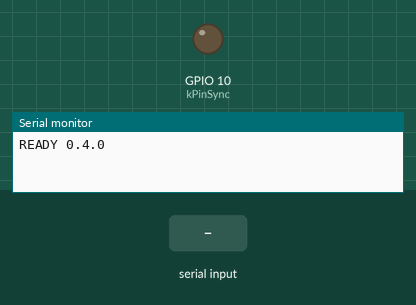
Bench run of a sketch on a simulated ESP32-S3. Parts: output pins drawn as LEDs (lit = HIGH), the last lines printed to the serial monitor. The inputs (shaded band) are chosen by the test bench. Pins used as bus, display or sensor lines are not drawn.

Above: at 0.02 s.
At 1.2 s:
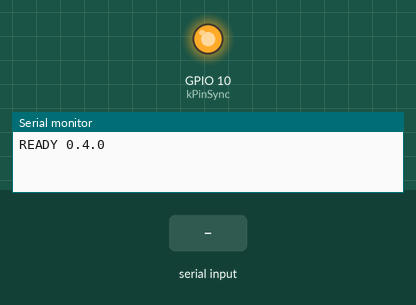
1.3 s: "TEST\n" received over Serial
At 2.5 s:
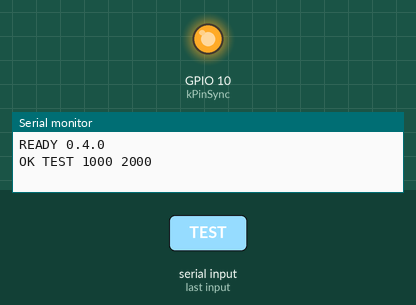
2.8 s: "PING\n" received over Serial
4.3 s: "GET\n" received over Serial
Timing chart, 0 to 7.3 s (numbered marks = the images above; inputs shaded):
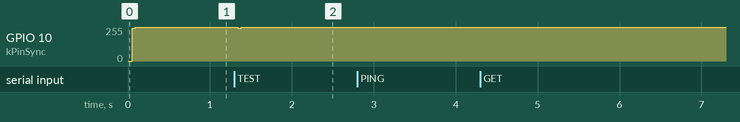

The sketch:

teensy41_piezo.ino
```cpp
// Phase 1b: bit-bang SPI to DAC8562 (breadboard-safe). NPC3 is on the bench
// but analog MOD is 0..10 V; this firmware still parks at 0 V DAC. Do not
// attach PK2JA2P1 stacks until docs/NPC3_DAC_HOOKUP.md is followed.
//
// Wiring (Teensy 4.1 3.3 V logic, not 5 V tolerant):
//   GND  -> DAC GND
//   3.3V -> DAC VCC / AVDD
//   11   -> DIN
//   13   -> SCLK
//   10   -> SYNC
//   LDAC -> DAC GND (jumper on the module)
//   CLR  -> DAC VCC (jumper on the module)
//
// On boot: both outputs 0 V DAC. Safe with no analog lead / no stacks.
// Wired into NPC3 MOD, 0 V DAC is -20 V on the amp — see
// docs/WEEKEND_NPC3_GUIDE.md. TEST = 1.000 V / 2.000 V bring-up.

#include <stdlib.h>

const char *kFwVersion = "0.4.0";

const uint8_t kPinSync = 10;
const uint8_t kPinDin = 11;
const uint8_t kPinSclk = 13;

const int kVfsMv = 2500;
const int kTestA_mV = 1000;
const int kTestB_mV = 2000;

static int g_mv[2] = {0, 0};
static bool g_clamped = false;

// DAC8562: 24-bit frame, sample DIN on falling SCLK, SCLK idle low.
static void dacWrite(uint8_t cmd, uint16_t data) {
  uint32_t frame = ((uint32_t)cmd << 16) | data;

  digitalWrite(kPinSclk, LOW);
  digitalWrite(kPinSync, LOW);
  delayMicroseconds(2);

  for (int i = 23; i >= 0; --i) {
    digitalWrite(kPinDin, (frame >> i) & 1);
    delayMicroseconds(2);
    digitalWrite(kPinSclk, HIGH);
    delayMicroseconds(2);
    digitalWrite(kPinSclk, LOW);
    delayMicroseconds(2);
  }

  delayMicroseconds(2);
  digitalWrite(kPinSync, HIGH);
  digitalWrite(kPinDin, LOW);
  delayMicroseconds(10);
}

static uint16_t mvToCode(int mv) {
  if (mv < 0) {
    mv = 0;
  }
  if (mv > kVfsMv) {
    mv = kVfsMv;
  }
  return (uint16_t)((uint32_t)mv * 65535UL / (uint32_t)kVfsMv);
}

static int setChannel(int axis, int mv) {
  g_clamped = (mv < 0 || mv > kVfsMv);
  if (mv < 0) {
    mv = 0;
  }
  if (mv > kVfsMv) {
    mv = kVfsMv;
  }
  g_mv[axis] = mv;
  uint8_t cmd = (axis == 0) ? 0x18 : 0x19;
  dacWrite(cmd, mvToCode(mv));
  return mv;
}

static void dacInit() {
  pinMode(kPinSync, OUTPUT);
  pinMode(kPinDin, OUTPUT);
  pinMode(kPinSclk, OUTPUT);
  digitalWrite(kPinSync, HIGH);
  digitalWrite(kPinDin, LOW);
  digitalWrite(kPinSclk, LOW);

  delay(5);
  dacWrite(0x28, 0x0001);  // software reset
  delay(5);
  dacWrite(0x20, 0x0003);  // power up A and B
  delayMicroseconds(50);
  dacWrite(0x38, 0x0001);  // enable internal 2.5 V ref
  delayMicroseconds(50);
  dacWrite(0x02, 0x0003);  // gain = 1 on both
  delayMicroseconds(50);
  setChannel(0, 0);
  setChannel(1, 0);
}

void setup() {
  dacInit();
  Serial.begin(115200);
  while (!Serial && millis() < 3000) {
  }
  Serial.print("READY ");
  Serial.println(kFwVersion);
}

void loop() {
  if (!Serial.available()) {
    return;
  }

  String line = Serial.readStringUntil('\n');
  line.trim();
  if (line.length() == 0) {
    return;
  }

  if (line.equalsIgnoreCase("PING")) {
    Serial.print("PONG ");
    Serial.println(kFwVersion);
    return;
  }

  if (line.equalsIgnoreCase("GET")) {
    Serial.print("STATUS ");
    Serial.print(g_mv[0]);
    Serial.print(' ');
    Serial.print(g_mv[1]);
    Serial.print(' ');
    Serial.println(g_clamped ? 1 : 0);
    return;
  }

  if (line.equalsIgnoreCase("TEST") || line.equalsIgnoreCase("INIT")) {
    dacWrite(0x20, 0x0003);
    dacWrite(0x38, 0x0001);
    dacWrite(0x02, 0x0003);
    setChannel(0, kTestA_mV);
    setChannel(1, kTestB_mV);
    Serial.println("OK TEST 1000 2000");
    return;
  }

  if (line.equalsIgnoreCase("STOP")) {
    setChannel(0, 0);
    setChannel(1, 0);
    Serial.println("OK STOP");
    return;
  }

  if (line.equalsIgnoreCase("CLR")) {
    setChannel(0, 0);
    setChannel(1, 0);
    Serial.println("OK CLR");
    return;
  }

  if (line.startsWith("SET ") || line.startsWith("set ")) {
    const char *p = line.c_str() + 4;
    char *end = nullptr;
    long axis = strtol(p, &end, 10);
    long mv = strtol(end, nullptr, 10);
    if (axis != 0 && axis != 1) {
      Serial.println("ERR axis");
      return;
    }
    int applied = setChannel((int)axis, (int)mv);
    Serial.print("OK ");
    Serial.print(axis);
    Serial.print(' ');
    Serial.println(applied);
    return;
  }

  Serial.println("ERR unknown");
}
```

Measured:
- after the input at 1.3 s, GPIO 10 (kPinSync): 255/255 → 247/255 at once, → 255/255 0.04 s later
